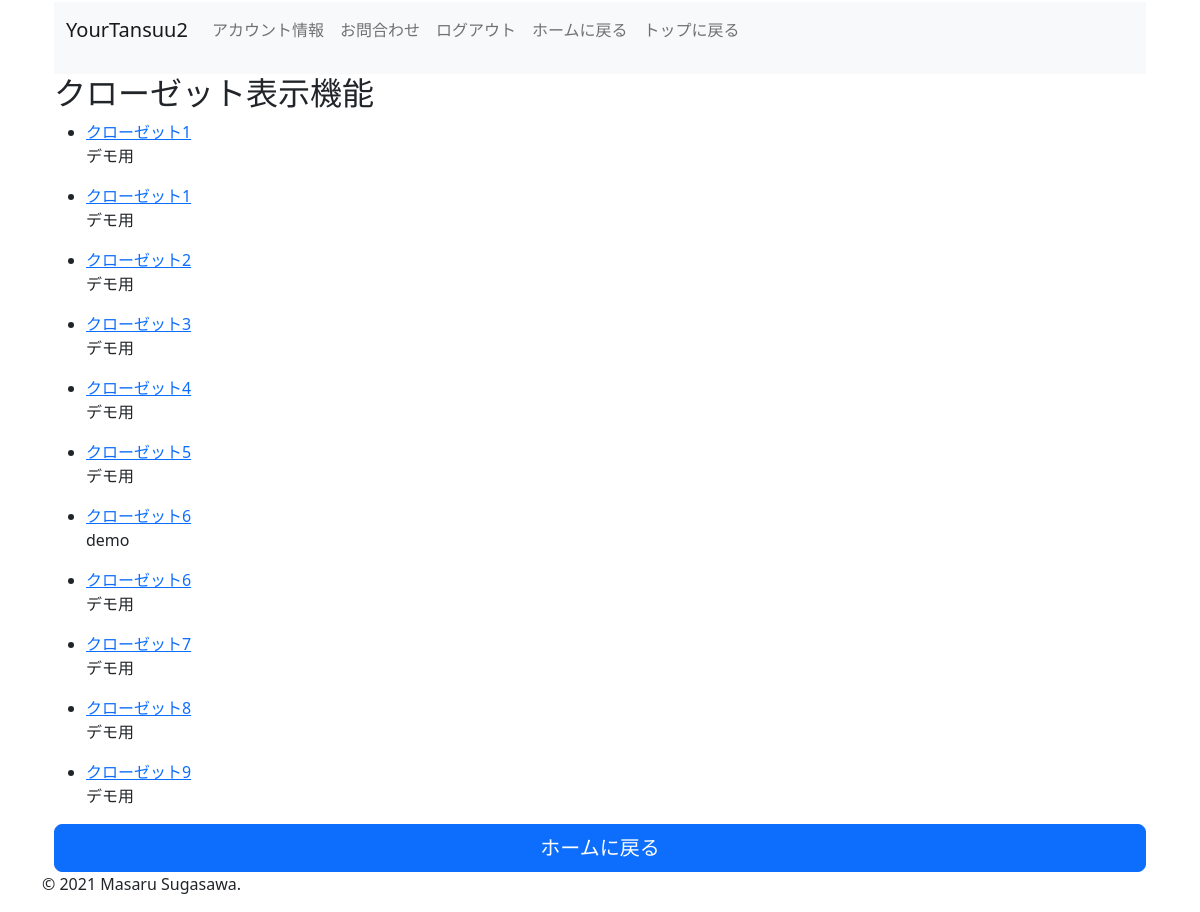
The page /contents/closet_list/ (signed in) on the database as committed earlier.
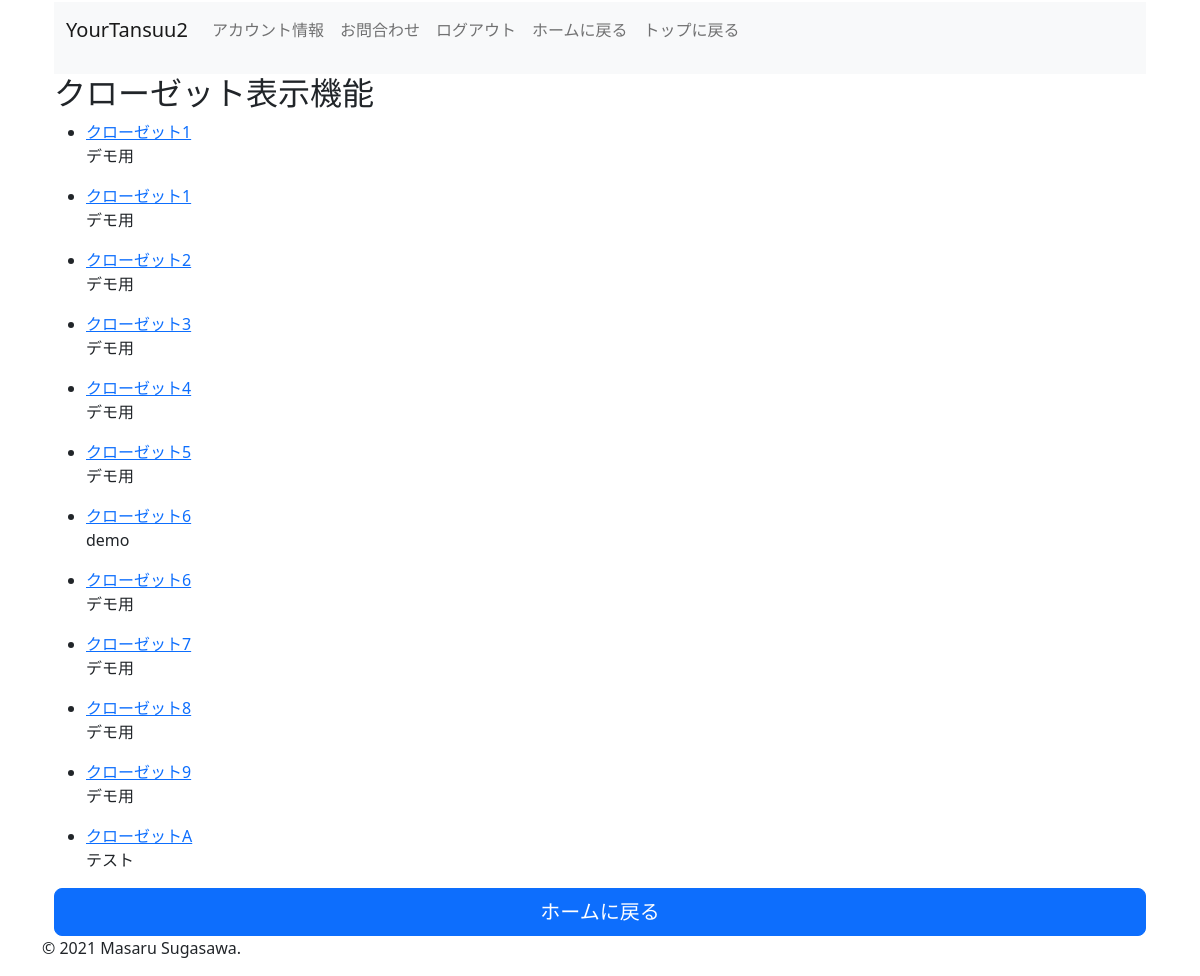
The same page on the database as committed later.
### item/models.py (models this page shows, shortened)
class Closet(models.Model):
    user = models.ForeignKey(settings.AUTH_USER_MODEL, verbose_name='ユーザー', on_delete=models.CASCADE,null=True)
    closet_name = models.CharField(verbose_name='クローゼット名', max_length=255)
    closet_memo = models.CharField(verbose_name='メモ', max_length=325)
    create_date = models.DateTimeField(verbose_name='作成日', auto_now_add=True)
    class Meta:
        ordering = ['closet_name']

### item/views.py (the view)
# urls.py: path('closet_list/',ClosetListView, name = 'closet_list'),
@login_required
def ClosetListView(request):
    object_list = Closet.objects.filter(user_id = request.user)
    return render(request, 'contents/closet_list.html', {'object_list':object_list})

### templates/contents/closet_list.html (shortened to what this page needs)
{% extends 'contents/base.html' %}
{% load django_bootstrap5 %}
{% block content %}
<div class="container">
    <h2>クローゼット表示機能</h2>
    {% for item in object_list %}
    <ul>
    <li><a href="{% url 'item_list' %}?closet={{ item.pk }}">{{ item.closet_name }}</a></li>
    <p>{{ item.closet_memo }}</p>
  </ul>
    {% endfor %}
<a href="{% url 'home' %}"button class="w-100 btn btn-lg btn-primary" type="submit">ホームに戻る</a></button>
</div>
{% endblock content %}

Rows that differ between the two databases and show on the page:
added Closet: closet_name "クローゼットA", closet_memo "テスト"
